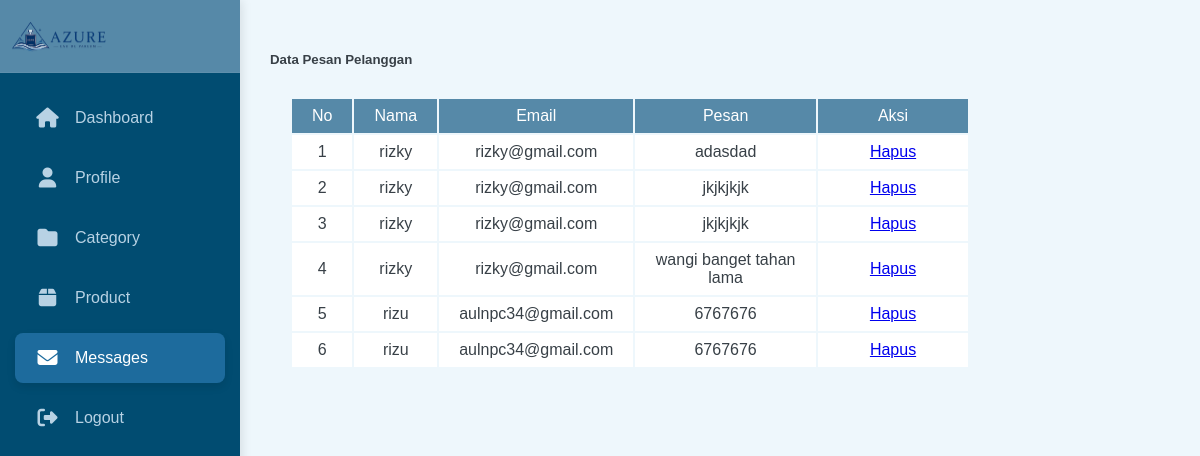
/admin/messages.php (signed in), run on the app's committed database.
### tables this page shows
CREATE TABLE `tb_masseges` (
  `massege_id` int(11) NOT NULL,
  `massege_name` varchar(30) NOT NULL,
  `massege_email` varchar(30) NOT NULL,
  `massege_teks` text NOT NULL
);

### admin/messages.php (the view, shortened to what this page needs)
<?php include ('session.php');?>
<!DOCTYPE html>
<html lang="en">
<head>
    <link rel="stylesheet" type="text/css" href="../css/styleadmin.css">
    <link rel="stylesheet" href="https://cdnjs.cloudflare.com/ajax/libs/font-awesome/6.4.2/css/all.min.css">
</head>
<body>
    <div class="wrapper">
        <div class="sidebar">
             <div class="sidebar-title"><img src="../img/logo.png" class="welcome-img"></div>
                <ul>
                    <?php include 'sidebar.php' ?>
                </ul>
            </div>
        </div>
        <div class="section">
            <h5 class="card-title">Data Pesan Pelanggan</h5>
            <table class="table1" width="80%">
                <tr>
                    <th width="60px">No</th>
                    <th>Nama</th>
                    <th>Email</th>
                    <th>Pesan</th>
                    <th width="150px">Aksi</th>
                </tr>
                <?php
                    $no = 1;
                    $table_name = "tb_masseges";
                    $messages = mysqli_query($conn, "SELECT * FROM $table_name ORDER BY massege_id DESC");
                    if(mysqli_num_rows($messages) > 0){
                        while($row = mysqli_fetch_array($messages)){
                            $id = $row['massege_id'];
                            $name = $row['massege_name'];
                            $email = $row['massege_email'];
                            $text = $row['massege_teks'];
                ?>
                <tr>
                    <td><?php echo $no++ ?></td>
                    <td><?php echo $name ?></td>
                    <td><?php echo $email ?></td>
                    <td><?php echo $text ?></td>
                    <td>
                        <a href="hapus_proses.php?idm=<?php echo $id ?>" onclick="return confirm('Yakin ingin menghapus pesan ini?')">Hapus</a>
                    </td>
                </tr>
                <?php }}else{ ?>
                <tr>
                    <td colspan="5">Tidak ada data</td>
                </tr>
                <?php } ?>
            </table>
        </div>
</body>
</html>

### css/styleadmin.css (style rules this page uses)
body { font-family: 'Nunito , sans-serif'; color: #384047; }
.table1 tr th { background: #5689A8; color: #fff; font-weight: normal; }
.table1, th, td { padding: 8px 20px; text-align: center; }
.table1 tr { background-color: #ffffff; }
*, *:before, *:after { -moz-box-sizing: border-box; -webkit-box-sizing: border-box; box-sizing: border-box; }
@media screen and (min-width: 480px) { body { padding: 0px; margin: 0px; font-family: arial; } }
.welcome-img { width: 100px; display: block; }
.sidebar { width: 240px; background-color: #014c71; position: fixed; left: 0; bottom: 0; top: 0; transition: 0.3s; z-index: 100; box-shadow: 2px 0 10px rgba(0,0,0,0.1); }
.sidebar-title { color: #ffffff; text-align: center; line-height: 80px; font-size: 20px; letter-spacing: 1px; padding: 20px 10px; background-color: #5689A8; border-bottom: 1px solid rgba(255,255,255,0.05); }
.sidebar ul { margin-top: 20px; padding: 0 15px; }
.section { position: relative; width: auto; transition: 0.3s; padding: 30px; margin-left: 240px; background-color: #eef7fc; min-height: 100vh; }

### data on the page
tb_masseges: massege_name "rizky", massege_email "rizky@gmail.com", massege_teks "adasdad"
tb_masseges: massege_name "rizky", massege_email "rizky@gmail.com", massege_teks "jkjkjkjk"
tb_masseges: massege_name "rizky", massege_email "rizky@gmail.com", massege_teks "jkjkjkjk"
tb_masseges: massege_name "rizky", massege_email "rizky@gmail.com", massege_teks "wangi banget tahan lama"
tb_masseges: massege_name "rizu", massege_email "aulnpc34@gmail.com", massege_teks "6767676"
tb_masseges: massege_name "rizu", massege_email "aulnpc34@gmail.com", massege_teks "6767676"
